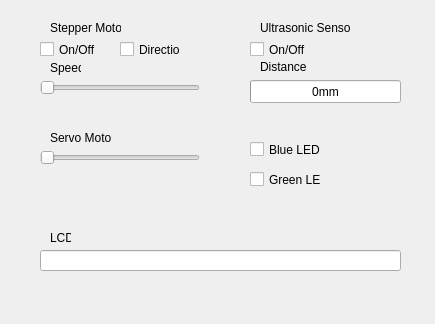
<?xml version="1.0" encoding="UTF-8"?>
<ui version="4.0">
 <class>Dialog</class>
 <widget class="QDialog" name="Dialog">
  <property name="geometry">
   <rect>
    <x>0</x>
    <y>0</y>
    <width>435</width>
    <height>324</height>
   </rect>
  </property>
  <property name="windowTitle">
   <string>Dialog</string>
  </property>
  <widget class="QCheckBox" name="stepperToggle">
   <property name="geometry">
    <rect>
     <x>40</x>
     <y>40</y>
     <width>61</width>
     <height>19</height>
    </rect>
   </property>
   <property name="text">
    <string>On/Off</string>
   </property>
  </widget>
  <widget class="QCheckBox" name="stepperDirection">
   <property name="geometry">
    <rect>
     <x>120</x>
     <y>40</y>
     <width>61</width>
     <height>19</height>
    </rect>
   </property>
   <property name="text">
    <string>Direction</string>
   </property>
  </widget>
  <widget class="QSlider" name="servoSlider">
   <property name="geometry">
    <rect>
     <x>40</x>
     <y>150</y>
     <width>160</width>
     <height>16</height>
    </rect>
   </property>
   <property name="minimum">
    <number>1000</number>
   </property>
   <property name="maximum">
    <number>2000</number>
   </property>
   <property name="singleStep">
    <number>20</number>
   </property>
   <property name="pageStep">
    <number>0</number>
   </property>
   <property name="orientation">
    <enum>Qt::Horizontal</enum>
   </property>
  </widget>
  <widget class="QSlider" name="stepperSlider">
   <property name="geometry">
    <rect>
     <x>40</x>
     <y>80</y>
     <width>160</width>
     <height>16</height>
    </rect>
   </property>
   <property name="minimum">
    <number>4</number>
   </property>
   <property name="maximum">
    <number>20</number>
   </property>
   <property name="pageStep">
    <number>4</number>
   </property>
   <property name="value">
    <number>4</number>
   </property>
   <property name="orientation">
    <enum>Qt::Horizontal</enum>
   </property>
  </widget>
  <widget class="QCheckBox" name="blueToggle">
   <property name="geometry">
    <rect>
     <x>250</x>
     <y>140</y>
     <width>72</width>
     <height>19</height>
    </rect>
   </property>
   <property name="text">
    <string>Blue LED</string>
   </property>
  </widget>
  <widget class="QCheckBox" name="greenToggle">
   <property name="geometry">
    <rect>
     <x>250</x>
     <y>170</y>
     <width>72</width>
     <height>19</height>
    </rect>
   </property>
   <property name="text">
    <string>Green LED</string>
   </property>
  </widget>
  <widget class="QLineEdit" name="lcdLineEdit">
   <property name="geometry">
    <rect>
     <x>40</x>
     <y>250</y>
     <width>361</width>
     <height>21</height>
    </rect>
   </property>
   <property name="maxLength">
    <number>16</number>
   </property>
  </widget>
  <widget class="QLabel" name="label">
   <property name="geometry">
    <rect>
     <x>50</x>
     <y>130</y>
     <width>61</width>
     <height>16</height>
    </rect>
   </property>
   <property name="text">
    <string>Servo Motor</string>
   </property>
  </widget>
  <widget class="QLabel" name="label_2">
   <property name="geometry">
    <rect>
     <x>50</x>
     <y>20</y>
     <width>71</width>
     <height>16</height>
    </rect>
   </property>
   <property name="text">
    <string>Stepper Motor</string>
   </property>
  </widget>
  <widget class="QLabel" name="label_3">
   <property name="geometry">
    <rect>
     <x>50</x>
     <y>60</y>
     <width>31</width>
     <height>16</height>
    </rect>
   </property>
   <property name="text">
    <string>Speed</string>
   </property>
  </widget>
  <widget class="QLabel" name="label_4">
   <property name="geometry">
    <rect>
     <x>260</x>
     <y>20</y>
     <width>91</width>
     <height>16</height>
    </rect>
   </property>
   <property name="text">
    <string>Ultrasonic Sensor</string>
   </property>
  </widget>
  <widget class="QCheckBox" name="sensorToggle">
   <property name="geometry">
    <rect>
     <x>250</x>
     <y>40</y>
     <width>61</width>
     <height>19</height>
    </rect>
   </property>
   <property name="text">
    <string>On/Off</string>
   </property>
  </widget>
  <widget class="QProgressBar" name="sensorBar">
   <property name="geometry">
    <rect>
     <x>250</x>
     <y>80</y>
     <width>151</width>
     <height>23</height>
    </rect>
   </property>
   <property name="maximum">
    <number>5000</number>
   </property>
   <property name="value">
    <number>0</number>
   </property>
   <property name="format">
    <string>%pmm</string>
   </property>
  </widget>
  <widget class="QLabel" name="label_5">
   <property name="geometry">
    <rect>
     <x>260</x>
     <y>60</y>
     <width>47</width>
     <height>13</height>
    </rect>
   </property>
   <property name="text">
    <string>Distance</string>
   </property>
  </widget>
  <widget class="QLabel" name="label_6">
   <property name="geometry">
    <rect>
     <x>50</x>
     <y>230</y>
     <width>21</width>
     <height>16</height>
    </rect>
   </property>
   <property name="text">
    <string>LCD</string>
   </property>
  </widget>
 </widget>
 <layoutdefault spacing="6" margin="11"/>
 <resources/>
 <connections/>
</ui>
